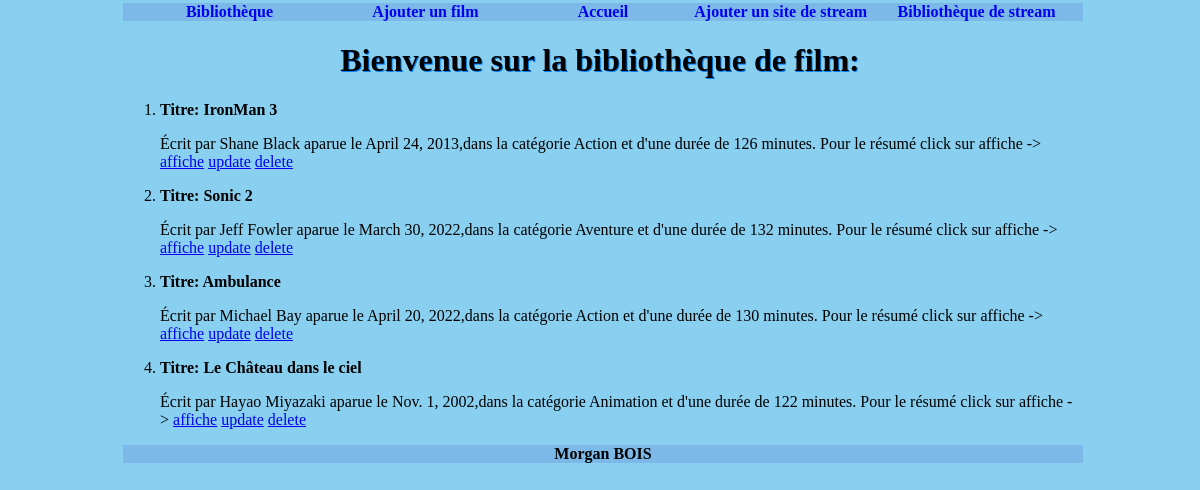
The page /stream/ on the database its author committed.
### film/models.py (models this page shows, shortened)
class Film(models.Model):
    titre = models.CharField(max_length=100)
    realisateur = models.CharField(max_length=100)
    date_parution = models.DateField(blank=True, null=True)
    dure = models.IntegerField(blank=False)
    cat = models.CharField(max_length=30, choices=cat)
    resume = models.TextField(null=True, blank=True)
    imaurl=models.URLField(max_length=300)

### film/views.py (the view)
# urls.py: path("",views.index),
def index(request):
    liste = list(models.Film.objects.all())
    return render(request, "film/index.html", {"liste": liste})

### film/templates/film/index.html (shortened to what this page needs)
{% extends 'film/main.html' %}
{% block content %}
<body>
<h1> Bienvenue sur la bibliothèque de film: </h1>
<ol>
    {% for l in liste %}
    <li> <p class="ti">Titre: {{l.titre}}</p>
            <p>Écrit par {{l.realisateur}} aparue le {{l.date_parution}},dans la catégorie {{l.cat}} et d'une durée de {{l.dure}} minutes. Pour le résumé click sur affiche ->
            <a href="/stream/affiche/{{l.id}}/">affiche</a>
            <a href="/stream/update/{{l.id}}/">update</a>
            <a href="/stream/delete/{{l.id}}/">delete</a>
          </p>
        </li>
    {% endfor %}
</ol>
</body>
</html>
{% endblock %}

### film/static/css/index.css (style rules this page uses)
body { background-color : #89CFF0; width: 80%; margin: auto; }
h1 { text-align: center; text-shadow: 1px 1px #007FFF; }
p { color:black; }
.ti { font-weight: bold; }

### rows shown on the page
Film: titre "IronMan 3", realisateur "Shane Black", date_parution "April 24, 2013", cat "Action", dure "126"
Film: titre "Sonic 2", realisateur "Jeff Fowler", date_parution "March 30, 2022", cat "Aventure", dure "132"
Film: titre "Ambulance", realisateur "Michael Bay", date_parution "April 20, 2022", cat "Action", dure "130"
Film: titre "Le Château dans le ciel", realisateur "Hayao Miyazaki", date_parution "Nov. 1, 2002", cat "Animation", dure "122"
